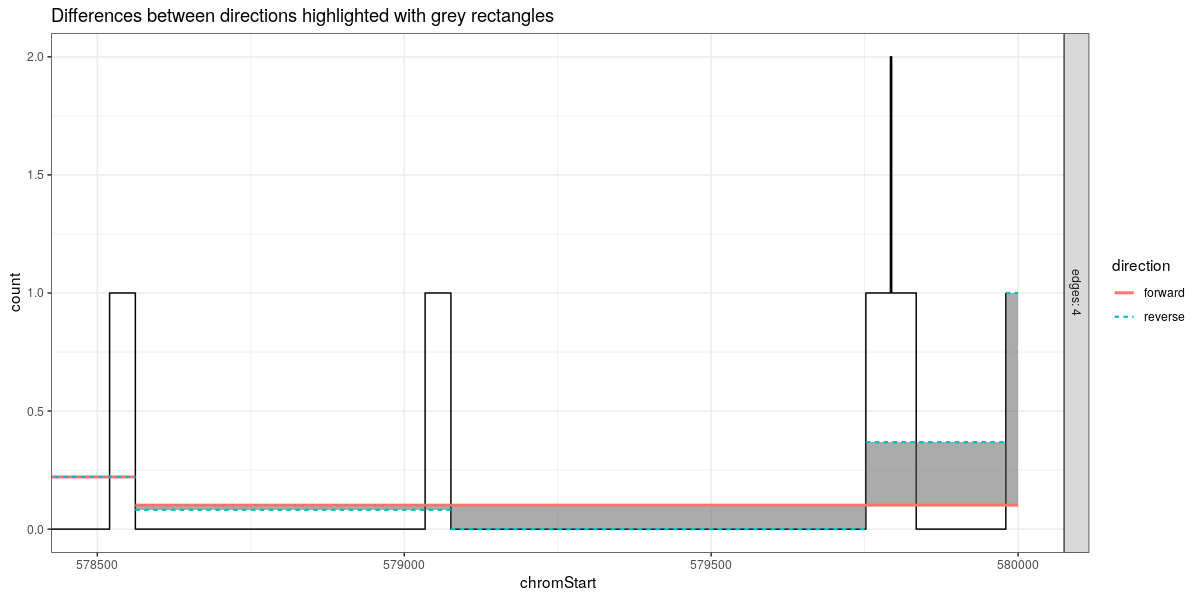

The script that saved this image:
source("packages.R")

## Compute several models and confront with labels.
data(Mono27ac)
data.dir <- file.path(
  tempfile(),
  "H3K27ac-H3K4me3_TDHAM_BP",
  "samples",
  "Mono1_H3K27ac",
  "S001YW_NCMLS",
  "problems",
  "chr11:60000-580000")
dir.create(data.dir, recursive=TRUE, showWarnings=FALSE)
write.table(
  Mono27ac$coverage, file.path(data.dir, "coverage.bedGraph"),
  col.names=FALSE, row.names=FALSE, quote=FALSE, sep="\t")

all.rev.dt <- Mono27ac$coverage[.N:1, .(
  chrom, count,
  bases=chromEnd-chromStart,
  chromEnd=as.integer(cumsum(bases)),
  orig.chromStart=chromStart,
  orig.chromEnd=chromEnd)]
all.rev.dt[, chromStart := as.integer(chromEnd-bases)]
out.rev.dt <- all.rev.dt[, .(
  chrom,
  chromStart,
  chromEnd,
  count=as.integer(count))]
rev.dir <- file.path(
  tempfile(),
  "H3K27ac-H3K4me3_TDHAM_BP",
  "samples",
  "Mono1_H3K27ac",
  "S001YW_NCMLS",
  "problems",
  out.rev.dt[, sprintf(
    "%s:%d-%d",
    chrom[1],
    chromStart[1],
    chromEnd[.N])])
dir.create(rev.dir, recursive=TRUE, showWarnings=FALSE)
write.table(
  out.rev.dt, file.path(rev.dir, "coverage.bedGraph"),
  col.names=FALSE, row.names=FALSE, quote=FALSE, sep="\t")

start.join <- all.rev.dt[, .(chromStart, orig.chromEnd)]
end.join <- all.rev.dt[, .(chromEnd, orig.chromStart)]

pen.str <- "3000"
direction.vec <- list(
  forward=data.dir,
  reverse=rev.dir)
loss.dt.list <- list()
segs.dt.list <- list()
for(direction in names(direction.vec)){
  direction.dir <- direction.vec[[direction]]
  for(allow.free.changes in c(TRUE, FALSE)){
    fit <- problem.PeakSegFPOP(
      direction.dir, pen.str, allow.free.changes=allow.free.changes)
    fwd.segs <- if(direction=="reverse"){
      start.dt <- start.join[fit$segments, on="chromStart"]
      end.dt <- end.join[start.dt, on="chromEnd"]
      end.dt[.N:1, .(
        chrom,
        chromStart=orig.chromStart,
        chromEnd=orig.chromEnd,
        mean)]
    }else{
      fit$segments[, .(chrom, chromStart, chromEnd, mean)]
    }
    segs.dt.list[[paste(direction, allow.free.changes)]] <- data.table(
      direction, allow.free.changes, fwd.segs)
    loss.dt.list[[paste(direction, allow.free.changes)]] <- data.table(
      direction, allow.free.changes, fit$loss)
  }
}
segs.dt <- do.call(rbind, segs.dt.list)
loss.dt <- do.call(rbind, loss.dt.list)

loss.dt[order(allow.free.changes), .(
  allow.free.changes, direction, total.cost, penalty, peaks)]

all.diff.dt <- segs.dt[, {
  get1 <- function(d){
    dt <- .SD[direction==d]
    dt[, chromStart1 := chromStart+1L]
    setkey(dt, chromStart1, chromEnd)
    dt
  }
  fwd.dt <- get1("forward")
  rev.dt <- get1("reverse")
  over.dt <- foverlaps(fwd.dt, rev.dt)
  over.dt[, max.chromStart := ifelse(
    chromStart < i.chromStart, i.chromStart, chromStart)]
  over.dt[, min.chromEnd := ifelse(
    chromEnd < i.chromEnd, chromEnd, i.chromEnd)]
  diff.dt <- over.dt[order(max.chromStart)]
  diff.dt[, all.equal(min.chromEnd[-.N], max.chromStart[-1])]
  diff.dt[, max.mean := ifelse(mean < i.mean, i.mean, mean)]
  diff.dt[, min.mean := ifelse(mean < i.mean, mean, i.mean)]
  diff.dt
}, by=allow.free.changes]

segs.dt[, edges := ifelse(allow.free.changes, 4, 2)]
some.diff.dt <- all.diff.dt[min.mean<max.mean]
gg.zoomout <- ggplot()+
  ggtitle("Differences between directions highlighted with black circles")+
  theme_bw()+
  theme(panel.spacing=grid::unit(0, "lines"))+
  facet_grid(edges ~ ., labeller=label_both)+
  geom_step(aes(
    chromStart, count),
    color="grey50",
    data=Mono27ac$coverage)+
  geom_step(aes(
    chromStart, mean, color=direction, size=direction, linetype=direction),
    data=segs.dt)+
  scale_size_manual(values=c(forward=2, reverse=1))+
  geom_point(aes(
    max.chromStart, min.mean),
    size=5,
    shape=21,
    data=some.diff.dt)
png("figure-Mono27ac-backwards-zoomout.png", 12, 6, units="in", res=100)
print(gg.zoomout)
dev.off()


gg.middle <- ggplot()+
  ggtitle("Differences highlighted with black rectangles")+
  theme_bw()+
  theme(panel.spacing=grid::unit(0, "lines"))+
  facet_grid(edges ~ ., labeller=label_both)+
  geom_step(aes(
    chromStart, count),
    color="grey50",
    data=Mono27ac$coverage)+
  geom_step(aes(
    chromStart, mean, color=direction, size=direction, linetype=direction),
    data=segs.dt[edges==4])+
  scale_size_manual(values=c(forward=2, reverse=1))+
  geom_rect(aes(
    xmin=max.chromStart, xmax=min.chromEnd,
    ymin=min.mean, ymax=max.mean),
    size=1,
    color="black",
    data=some.diff.dt)+
  coord_cartesian(xlim=c(207000, 209000), ylim=c(25, 35))
png("figure-Mono27ac-backwards-middle.png", 12, 6, units="in", res=100)
print(gg.middle)
dev.off()

gg.end <- ggplot()+
  ggtitle("Differences between directions highlighted with grey rectangles")+
  theme_bw()+
  theme(panel.spacing=grid::unit(0, "lines"))+
  facet_grid(edges ~ ., labeller=label_both)+
  geom_step(aes(
    chromStart, count),
    data=Mono27ac$coverage)+
  geom_rect(aes(
    xmin=max.chromStart, xmax=min.chromEnd,
    ymin=min.mean, ymax=max.mean),
    alpha=0.5,
    data=some.diff.dt)+
  geom_segment(aes(
    chromStart, mean,
    xend=chromEnd, yend=mean,
    color=direction, size=direction, linetype=direction),
    data=segs.dt[edges==4])+
  scale_size_manual(values=c(forward=1, reverse=0.75))+
  coord_cartesian(xlim=c(578500, 580000), ylim=c(0, 2))
png("figure-Mono27ac-backwards.png", 12, 6, units="in", res=100)
print(gg.end)
dev.off()
